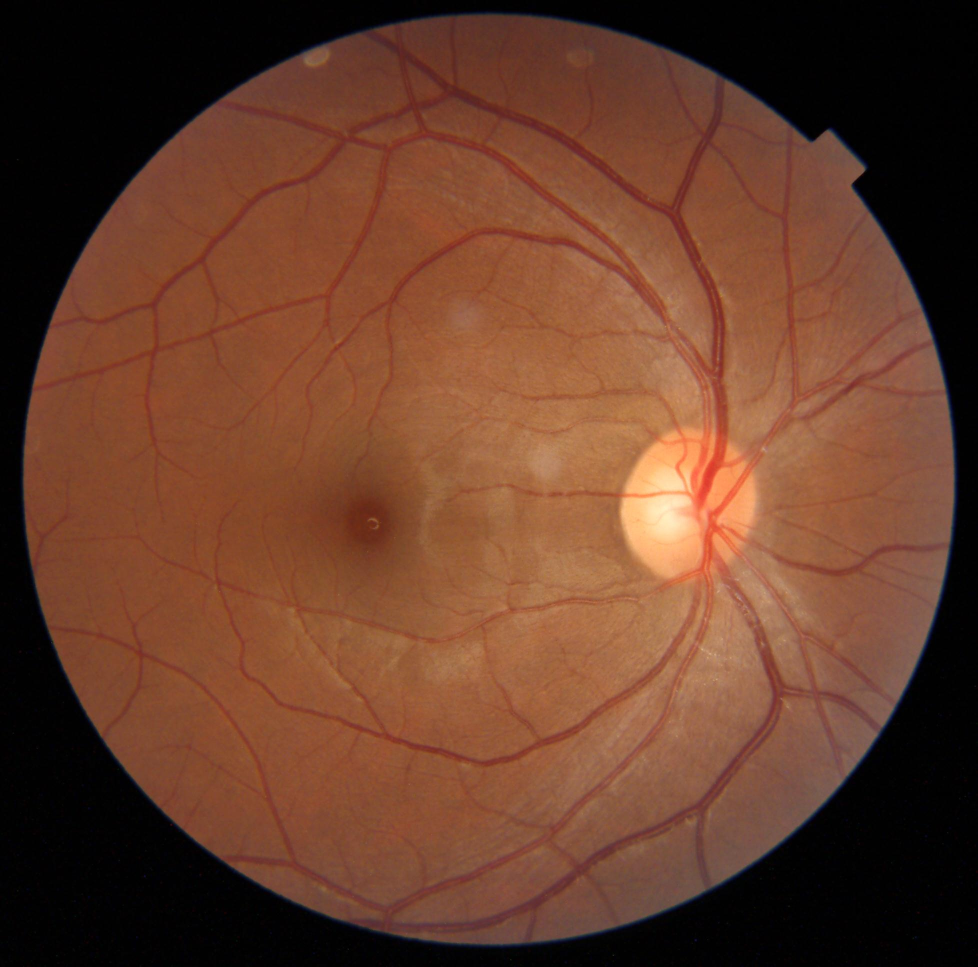
#> input picture Sidra_SHJTU/01/{6FD932E0-E140-4464-AFDE-4D0F0C2E4D3D}.jpg, 1956 x 1934 px (shown at 1/2 size); its folder holds 4 pictures in this run
$ python '1D registration.py'   (older library calls are emulated)
#> lines starting #> are read from the running program, lines starting #| are printed output that depends on the picture; after the words box and inside, x2 and y2 are one past the last pixel; in counts of white or black regions, pixels touching at a corner belong together
### image_preprocessing.py
import cv2
import numpy as np
from Hilditch import hilditch
from vesselExtract import vessel_extract_api
import queue
'''
CRZ:
For image preprocessing, image registration.'''

# [137 lines left out: functions get_minutiae_values, smooth_image, get_mask, not called in this run]

def crop_mask_image(img,padding=25):
    mask_path = 'trashbin/mask.jpg'
    #mask = cv2.imread(mask_path,cv2.IMREAD_GRAYSCALE)
    diameter = 1650
    radius = int(1650/2)
    height,width  =img.shape[:2]
    center = (int(width/2),int(height/2))
    pad_size=radius + padding
    crop_img = img[center[1]-pad_size:center[1]+pad_size, center[0]-pad_size:center[0]+pad_size]
    mask = np.zeros(crop_img.shape, np.uint8)

    center = (radius+padding,radius+padding)
    cv2.circle(mask, center, radius, color=(255,255,255), thickness=-1)
    r_img=cv2.add(crop_img, np.zeros(np.shape(crop_img), dtype=np.uint8), mask=mask)

    return r_img


IMG_SIZE_MACRO=(384,384)
# [12 lines left out: function image_preprocess, not called in this run]

def image_preprocess_display(img):
    #split channels, grab green channel only.
    b, g, r = cv2.split(img)
    ratio = g.shape[0]/g.shape[1]
    img0 = cv2.resize(g, (int(1736*ratio),1736 ), interpolation=cv2.INTER_AREA)
    img0 = crop_mask_image(img0)
    img0 = cv2.resize(img0,IMG_SIZE_MACRO,interpolation=cv2.INTER_AREA)
    return img0

# [13 lines left out: functions image_thinning, read_image_and_preprocess, not called in this run]

def retina_registration(imgs):
    '''TODO: registration for retina images.'''
    pass

# [4 lines that do not run on import are left out]

### vesselExtract.py
from __future__ import print_function

from multiprocessing.pool import ThreadPool

import cv2
import numpy as np
import matplotlib.pyplot as plt
import pylab as pl


# [4 lines left out: function showImg, not called in this run]


def homofilter(I):
    I = np.double(I)
    m, n = I.shape
    rL = 0.5
    rH = 2
    c = 2
    d0 = 20
    I1 = np.log(I + 1)
    FI = np.fft.fft2(I1)
    n1 = np.floor(m / 2)
    n2 = np.floor(n / 2)
    D = np.zeros((m, n))
    H = np.zeros((m, n))
    for i in range(m):
        for j in range(n):
            D[i, j] = ((i - n1) ** 2 + (j - n2) ** 2)
            H[i, j] = (rH - rL) * (np.exp(c * (-D[i, j] / (d0 ** 2)))) + rL
    I2 = np.fft.ifft2(H * FI)
    I3 = np.real(np.exp(I2) - 1)
    I4 = I3 - np.min(I3)
    I4 = I4 / np.max(I4) * 255
    dstImg = np.uint8(I4)
    return dstImg


# [16 lines left out: function gaborfilter, not called in this run]


def process(img, filters):
    accum = np.zeros_like(img)
    for kern in filters:
        fimg = cv2.filter2D(img, cv2.CV_8U, kern, borderType=cv2.BORDER_REPLICATE)
        np.maximum(accum, fimg, accum)
    return accum


# [36 lines left out: functions process_threaded, getGabor, build_filters, not called in this run]


def print_gabor(filters):
    for i in range(len(filters)):
        showImg(str(i), filters[i])


# [6 lines left out: function reverse_image, not called in this run]


def pass_mask(mask, img):
    # qwe = reverse_image(img)
    qwe = img.copy()
    for i in range(mask.shape[0]):
        for j in range(mask.shape[1]):
            if mask[i][j] == 0:
                qwe[i][j] = 0
    # asd = cv2.filter2D(qwe, cv2.CV_8U, mask)
    return qwe


# [28 lines left out: functions showKern, calcDice, not called in this run]


def adjust_gamma(imgs, gamma=1.0):
    # assert (len(imgs.shape)==4)  #4D arrays
    # assert (imgs.shape[1]==1)  #check the channel is 1
    # build a lookup table mapping the pixel values [0, 255] to
    # their adjusted gamma values
    invGamma = 1.0 / gamma
    table = np.array([((i / 255.0) ** invGamma) * 255 for i in np.arange(0, 256)]).astype("uint8")
    # apply gamma correction using the lookup table
    new_imgs = np.zeros_like(imgs)
    for i in range(imgs.shape[0]):
        for j in range(imgs.shape[1]):
            new_imgs[i, j] = cv2.LUT(np.array(imgs[i, j], dtype=np.uint8), table)
    return new_imgs


def build_filters2(sigma=1, YLength=10):
    filters = []
    widthOfTheKernel = np.ceil(np.sqrt((6 * np.ceil(sigma) + 1) ** 2 + YLength ** 2))
    if np.mod(widthOfTheKernel, 2) == 0:
        widthOfTheKernel = widthOfTheKernel + 1
    widthOfTheKernel = int(widthOfTheKernel)
    # print(widthOfTheKernel)
    for theta in np.arange(0, np.pi, np.pi / 16):
        # theta = np.pi/4
        matchFilterKernel = np.zeros((widthOfTheKernel, widthOfTheKernel), dtype=np.float)
        for x in range(widthOfTheKernel):
            for y in range(widthOfTheKernel):
                halfLength = (widthOfTheKernel - 1) / 2
                x_ = (x - halfLength) * np.cos(theta) + (y - halfLength) * np.sin(theta)
                y_ = -(x - halfLength) * np.sin(theta) + (y - halfLength) * np.cos(theta)
                if abs(x_) > 3 * np.ceil(sigma):
                    matchFilterKernel[x][y] = 0
                elif abs(y_) > (YLength - 1) / 2:
                    matchFilterKernel[x][y] = 0
                else:
                    matchFilterKernel[x][y] = -np.exp(-.5 * (x_ / sigma) ** 2) / (np.sqrt(2 * np.pi) * sigma)
        m = 0.0
        for i in range(matchFilterKernel.shape[0]):
            for j in range(matchFilterKernel.shape[1]):
                if matchFilterKernel[i][j] < 0:
                    m = m + 1
        mean = np.sum(matchFilterKernel) / m
        for i in range(matchFilterKernel.shape[0]):
            for j in range(matchFilterKernel.shape[1]):
                if matchFilterKernel[i][j] < 0:
                    matchFilterKernel[i][j] = matchFilterKernel[i][j] - mean
        filters.append(matchFilterKernel)

    return filters


def Z_ScoreNormalization(x, mu, sigma):
    x = (x - mu) / sigma
    return x


def sigmoid(X):
    return 1.0 / (1 + np.exp(-float(X)))


# [11 lines left out: function Normalize, not called in this run]


def grayStretch(img, m=60.0 / 255, e=8.0):
    k = np.zeros(img.shape, np.float)
    ans = np.zeros(img.shape, np.float)
    mx = np.max(img)
    mn = np.min(img)
    for i in range(img.shape[0]):
        for j in range(img.shape[1]):
            k[i][j] = (float(img[i][j]) - mn) / (mx - mn)
    eps = 0.01
    for i in range(img.shape[0]):
        for j in range(img.shape[1]):
            ans[i][j] = 1 / (1 + (m / (k[i][j] + eps)) ** e) * 255
    ans = np.array(ans, np.uint8)
    return ans


# [53 lines left out: function vesselsExtract, not called in this run]

def vessel_extract_api(origrayImg):
    # 提取掩膜
    ret0, th0 = cv2.threshold(origrayImg, 30, 255, cv2.THRESH_BINARY)
    mask = cv2.erode(th0, np.ones((7, 7), np.uint8))

    # 高斯滤波
    blurImg = cv2.GaussianBlur(origrayImg, (11, 11), 0)

    # HE
    heImg = cv2.equalizeHist(blurImg)

    # CLAHE 光均衡化+对比度增强
    clahe = cv2.createCLAHE(clipLimit=2, tileGridSize=(10, 10))
    claheImg = clahe.apply(blurImg)

    # 同态滤波 光均衡化
    homoImg = homofilter(blurImg)

    preMFImg = adjust_gamma(claheImg, gamma=1.5)
    filters = build_filters2(sigma=1, YLength=10)
    # showKern(filters)
    gaussMFImg = process(preMFImg, filters)
    gaussMFImg_mask = pass_mask(mask, gaussMFImg)
    grayStretchImg = grayStretch(gaussMFImg_mask, m=30.0 / 255, e=8)

    # 二值化
    ret1, th1 = cv2.threshold(grayStretchImg, 30, 255, cv2.THRESH_OTSU)
    kernel = np.ones((2,2), np.uint8)
    th1 = cv2.dilate(th1,kernel)
    # th1 = cv2.morphologyEx(th1, cv2.MORPH_CLOSE, np.ones((3,3)))
    predictImg = th1.copy()

    return predictImg

# [2 lines that do not run on import are left out]

### trashbin/1D registration.py
import numpy as np
import matplotlib.pyplot as plt
import cv2 as cv2
from image_preprocessing import image_preprocess_display,vessel_extract_api

def get_yellow_spot(img):
    binaryThreshold = 0.2
    imgGray = img.copy()
    imgx = imgGray.shape[0]
    imgy = imgGray.shape[1]
    if imgx > imgy:
        imgr = imgy / 2
    else:
        imgr = imgx / 2

    for i in range(imgx):
        for j in range(imgy):
            if imgGray[i][j] < 5:
                imgGray[i][j] = 255
    imgGray = imgGray.astype(np.uint8)

    clahe = cv2.createCLAHE(clipLimit=8, tileGridSize=(8, 8))
    imgCLAHE = clahe.apply(imgGray)

    #cv2.imwrite('imgCLAHE.jpg', imgCLAHE)

    minValue = np.min(imgCLAHE)
    maxValue = np.max(imgCLAHE)
    imgBinary = imgCLAHE > (binaryThreshold * (maxValue - minValue) + minValue)
    imgBinary = imgBinary * maxValue
    imgBinary = imgBinary.astype(np.uint8)

    #cv2.imwrite('imgBinary.jpg', imgBinary)

    kernel = np.ones((8, 8), np.uint8)
    imgDilate = cv2.dilate(imgBinary, kernel)
    imgErode = cv2.erode(imgDilate, kernel)

    # [21 lines of commented-out code are left out]

    allNum = 0
    allX = 0
    allY = 0
    for i in range(imgx):
        for j in range(imgy):
            if imgErode[i][j] == 0:
                allX = allX + i
                allY = allY + j
                allNum = allNum + 1

    centerX = allX / allNum
    centerY = allY / allNum
    return np.array([centerX, centerY])

def get_optic_disk(img):
    binaryThreshold = 0.8

    imgGray = img.copy()
    imgx = imgGray.shape[0]
    imgy = imgGray.shape[1]
    if imgx > imgy:
        imgr = imgy / 2
    else:
        imgr = imgx / 2

    # [4 lines of commented-out code are left out]
    imgGray = imgGray.astype(np.uint8)

    # cv2.imwrite('imgGray.jpg', imgGray)

    clahe = cv2.createCLAHE(clipLimit=8, tileGridSize=(8, 8))
    imgCLAHE = clahe.apply(imgGray)

    # cv2.imwrite('imgCLAHE.jpg', imgCLAHE)

    minValue = np.min(imgCLAHE)
    maxValue = np.max(imgCLAHE)
    imgBinary = imgCLAHE < (binaryThreshold * (maxValue - minValue) + minValue)
    imgBinary = imgBinary * maxValue
    imgBinary = imgBinary.astype(np.uint8)

    # cv2.imwrite('imgBinary.jpg', imgBinary)

    kernel = np.ones((8, 8), np.uint8)
    imgDilate = cv2.dilate(imgBinary, kernel)
    imgErode = cv2.erode(imgDilate, kernel)

    # print(imgBinary)
    # print(imgErode)

    allNum = 0
    allX = 0
    allY = 0
    # [18 lines of commented-out code are left out]

    for i in range(imgx):
        for j in range(imgy):
            if imgErode[i][j] == 0:
                allX = allX + i
                allY = allY + j
                allNum = allNum + 1

    centerX = allX / allNum
    centerY = allY / allNum

    #cv2.imwrite('imgErode.jpg', imgErode)
    return np.array([centerX, centerY])


def makeborder(img,border_width = 100):
    return cv2.copyMakeBorder(img, border_width, border_width, border_width, border_width, cv2.BORDER_CONSTANT,
                              value=0)

def get_image_series(img):
    img_series = {}
    # no padding
    img_series['original'] = image_preprocess_display(img)

    # with padding
    img_series['original_padding'] = makeborder(img_series['original']).astype(np.uint8)
    img_series['mask'] = np.where(img_series['original_padding'] > 0, 1, 0).astype(np.uint8)
    img_series['importance'] = np.where(img_series['original_padding'] > 0, 1, 0).astype(np.uint8)
    img_series['vessel_mask'] = makeborder(vessel_extract_api(img_series['original'])).astype(np.uint8)
    # img_series['sk_vessel_mask'] = opencv2skimage(img_series['vessel_mask'])
    # blur_base = cv2.GaussianBlur(img_series['vessel_mask'], (15, 15), 0).astype(np.uint8)
    # blur_base[img_series['vessel_mask']>0]=255
    # img_series['vessel_mask_blur'] = blur_base
    return img_series

def get_aligned_image(img):
    yellow_spot = get_yellow_spot(img)
    optic_disk = get_optic_disk(img)

    img_display = cv2.cvtColor(img,cv2.COLOR_GRAY2BGR)
    cv2.circle(img_display,center=(int(yellow_spot[1]),int(yellow_spot[0])), radius=5,color=(0,255,255))
    cv2.circle(img_display, center=(int(optic_disk[1]),int(optic_disk[0])), radius=5,color=(255,0,0))

    cv2.namedWindow('Result', cv2.WINDOW_NORMAL)
    cv2.imshow('Result', img_display)
    cv2.waitKey(1)
    if cv2.waitKey(0) & 0xff == ord('c'):
        cv2.waitKey(1)

    new_center = (yellow_spot+optic_disk)/2
    old_center = np.array([img.shape[0]/2,img.shape[1]/2])

    transfrom_move =  old_center - new_center

    M = np.float32([[1, 0, transfrom_move[0]], [0, 1, transfrom_move[1]]])  # 10
    shifted = cv2.warpAffine(img, M,img.shape[:2])  # 11
    cv2.imshow('Result',shifted)
    cv2.waitKey(1)
    if cv2.waitKey(0) & 0xff == ord('c'):
        cv2.waitKey(1)

    vec = optic_disk - yellow_spot
    distance = np.linalg.norm(vec)
    standard_dist=150
    ratio = standard_dist/distance
    angle = -np.arctan(vec[0]/vec[1])*180/np.pi

    M1 = cv2.getRotationMatrix2D( (img.shape[1]/2,img.shape[0]/2), angle, ratio)
    # 第三个参数：变换后的图像大小
    res1 = cv2.warpAffine(img, M1,img.shape[:2])

    cv2.imshow('Result',res1)
    cv2.waitKey(1)
    if cv2.waitKey(0) & 0xff == ord('c'):
        cv2.waitKey(1)
    return res1


img1 = cv2.imread('../Sidra_SHJTU/01/{6FD932E0-E140-4464-AFDE-4D0F0C2E4D3D}.jpg')
#> img1 is the input picture: shape (1934, 1956, 3); mean B, G, R 42.3, 61.4, 103
img1_series = get_image_series(img1)
#> in crop_mask_image, `cv2.circle(mask, center, radius, color=(255,255,255), thickness=-1)`: mask: shape (1700, 1700); 74% white; 1 black region, box (x1, y1, x2, y2) and area: (0, 0, 1700, 1700) 751839
#> in vessel_extract_api, `ret0, th0 = cv2.threshold(origrayImg, 30, 255, cv2.THRESH_BINARY)`: th0: shape (384, 384); 73.7% white; 1 black region, box (x1, y1, x2, y2) and area: (0, 0, 384, 384) 38827
#> in vessel_extract_api, `mask = cv2.erode(th0, np.ones((7, 7), np.uint8))`: mask: shape (384, 384); 70.7% white; 1 black region, box (x1, y1, x2, y2) and area: (0, 0, 384, 384) 43243
#> after the loop in homofilter, `for i in range(m):`:
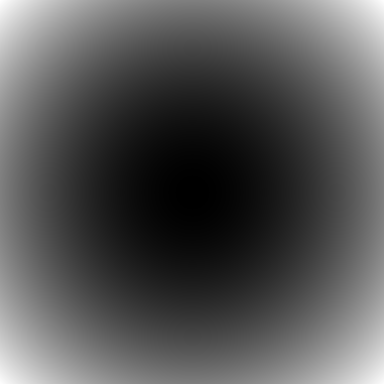
#> D: shape (384, 384) float64; min 0, max 73728, mean 24576.3; drawn with min black and max white
#> after the loop in adjust_gamma, `for i in range(imgs.shape[0]):`:
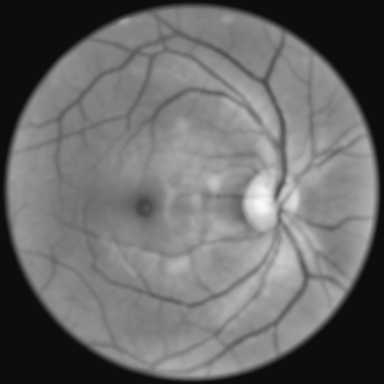
#> new_imgs: shape (384, 384); min 13, max 250, mean 106.1
#> after the loop in pass_mask, `for i in range(mask.shape[0]):`:
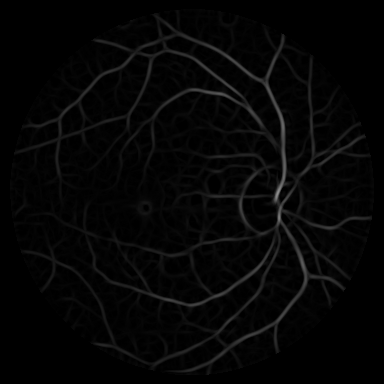
#> qwe: shape (384, 384); min 0, max 141, mean 5.1
#> in grayStretch, `k = np.zeros(img.shape, np.float)`: k: shape (384, 384) float64; every value is 0
#> in grayStretch, `mx = np.max(img)`: mx = 141
#> in grayStretch, `mn = np.min(img)`: mn = 0
#> in vessel_extract_api, `ret1, th1 = cv2.threshold(grayStretchImg, 30, 255, cv2.THRESH_OTSU)`:
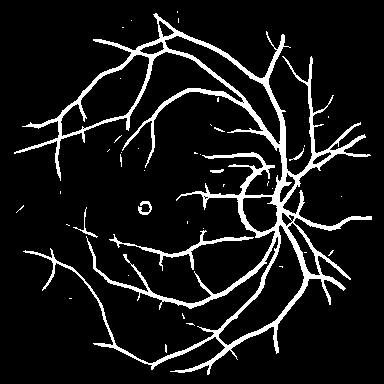
#> th1: shape (384, 384); 9.4% white; 41 white regions (34 under 20 px), largest, box (x1, y1, x2, y2) and area: (14, 13, 372, 375) 12721, (109, 230, 254, 271) 622, (138, 201, 152, 215) 95
#> in vessel_extract_api, `ret1, th1 = cv2.threshold(grayStretchImg, 30, 255, cv2.THRESH_OTSU)`: ret1 = 90
#> in vessel_extract_api, `kernel = np.ones((2,2), np.uint8)`: kernel = [[1, 1], [1, 1]]
#> in vessel_extract_api, `th1 = cv2.dilate(th1,kernel)`: th1: shape (384, 384); 12.8% white; 31 white regions (22 under 20 px), largest, box (x1, y1, x2, y2) and area: (14, 13, 373, 376) 18248, (138, 201, 153, 216) 143, (289, 145, 306, 162) 78
#> call 2 of makeborder, with border_width = 100
#> in makeborder (call 2), `return cv2.copyMakeBorder(img, border_width, border_width, border_widt..`:
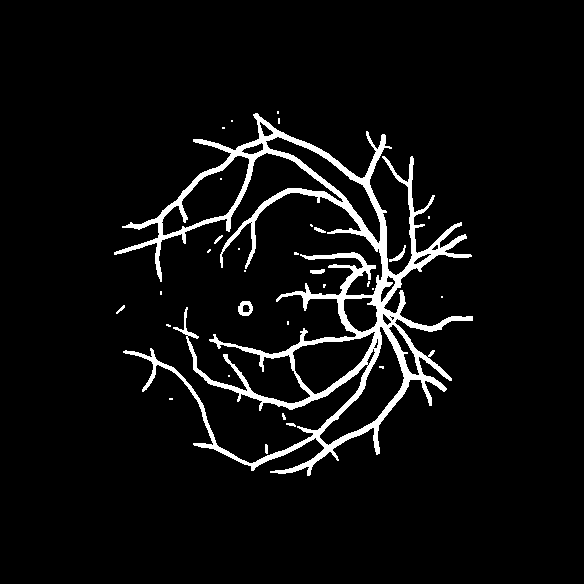
#> returned value: shape (584, 584); 5.5% white; 31 white regions (22 under 20 px), largest, box (x1, y1, x2, y2) and area: (114, 113, 473, 476) 18248, (238, 301, 253, 316) 143, (389, 245, 406, 262) 78
#> img1_series = 5 items

img2 = cv2.imread('../Sidra_SHJTU/01/{A8A04672-8251-4A5E-B504-5DAEA352708F}.jpg')
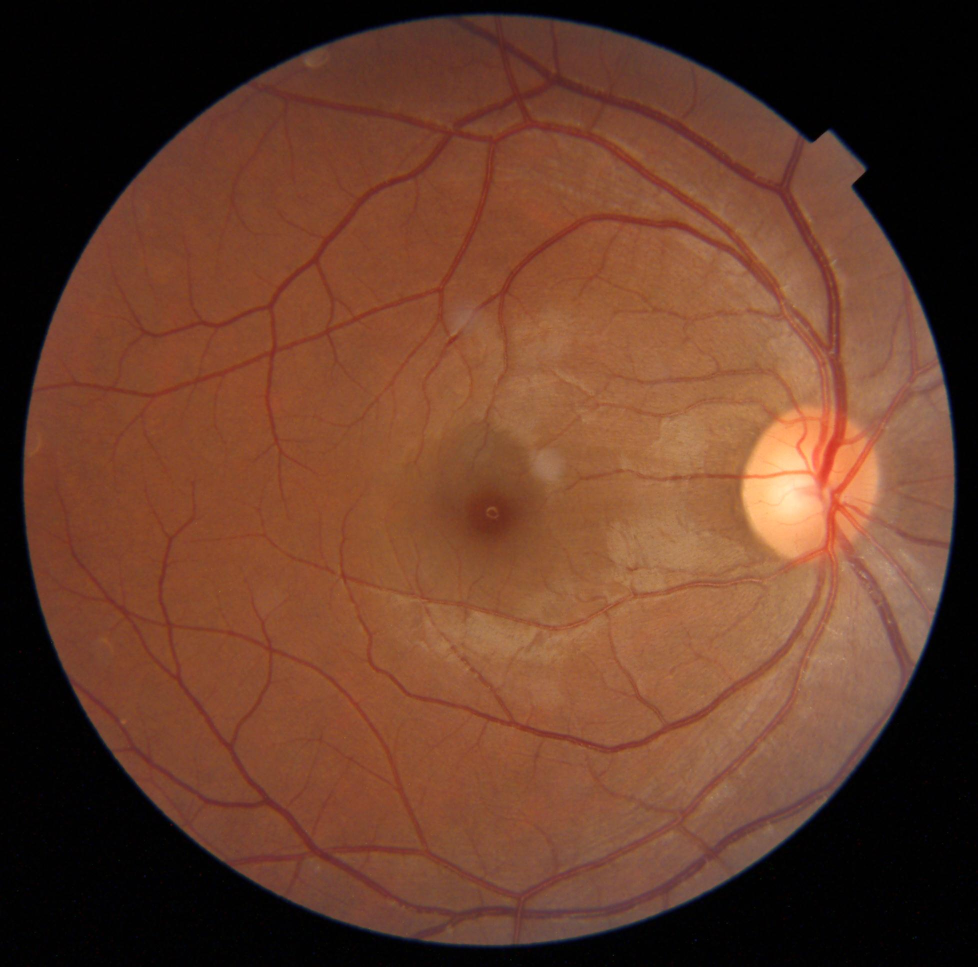
#> input picture Sidra_SHJTU/01/{A8A04672-8251-4A5E-B504-5DAEA352708F}.jpg, 1956 x 1934 px (shown at 1/2 size)
#> img2 is the input picture: shape (1934, 1956, 3); mean B, G, R 41.7, 60.6, 102.1
img2_series = get_image_series(img2)
#> in crop_mask_image (call 2), `mask = np.zeros(crop_img.shape, np.uint8)`: mask: shape (1700, 1700); every value is 0
#> in vessel_extract_api (call 2), `ret0, th0 = cv2.threshold(origrayImg, 30, 255, cv2.THRESH_BINARY)`: th0: shape (384, 384); 73.7% white; 1 black region, box (x1, y1, x2, y2) and area: (0, 0, 384, 384) 38802
#> in vessel_extract_api (call 2), `mask = cv2.erode(th0, np.ones((7, 7), np.uint8))`:
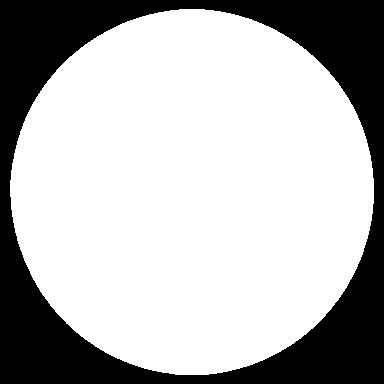
#> mask: shape (384, 384); 70.7% white; 1 black region, box (x1, y1, x2, y2) and area: (0, 0, 384, 384) 43219
#> the loop in build_filters2 (call 2), `for theta in np.arange(0, np.pi, np.pi / 16):` made 16 passes
#> (theta, mean) on passes 2 to 13: (0.196, -0.171), (0.393, -0.163), (0.589, -0.174), (0.785, -0.156), (0.982, -0.174), (1.18, -0.163), (1.37, -0.171), (1.57, -0.147), (1.77, -0.171), (1.96, -0.163), (2.16, -0.174), (2.36, -0.156)
#> mean on pass 1: -0.143
#> in vessel_extract_api (call 2), `filters = build_filters2(sigma=1, YLength=10)`: filters = 16 items
#> the loop in process (call 2), `for kern in filters:` made 16 passes
#> in vessel_extract_api (call 2), `ret1, th1 = cv2.threshold(grayStretchImg, 30, 255, cv2.THRESH_OTSU)`: ret1 = 100
#> img2_series = 5 items

img1_aligned = get_aligned_image(img1_series['original_padding'])
#> in get_yellow_spot, `minValue = np.min(imgCLAHE)`: minValue = 3
#> in get_yellow_spot, `maxValue = np.max(imgCLAHE)`: maxValue = 255
#> in get_aligned_image, `yellow_spot = get_yellow_spot(img)`: yellow_spot = [305.9, 239.7]
#> in get_optic_disk, `minValue = np.min(imgCLAHE)`: minValue = 3
#> in get_optic_disk, `maxValue = np.max(imgCLAHE)`: maxValue = 254
#> in get_aligned_image, `optic_disk = get_optic_disk(img)`: optic_disk = [301, 358.4]
#> (key Esc is pressed here)
#> in get_aligned_image, `new_center = (yellow_spot+optic_disk)/2`: new_center = [303.5, 299.1]
#> in get_aligned_image, `old_center = np.array([img.shape[0]/2,img.shape[1]/2])`: old_center = [292, 292]
#> in get_aligned_image, `transfrom_move =  old_center - new_center`: transfrom_move = [-11.45, -7.08]
#> in get_aligned_image, `M = np.float32([[1, 0, transfrom_move[0]], [0, 1, transfrom_move[1]]])`: M = [[1, 0, -11.45], [0, 1, -7.08]]
#> (key Esc is pressed here)
#> in get_aligned_image, `vec = optic_disk - yellow_spot`: vec = [-4.97, 118.7]
#> in get_aligned_image, `distance = np.linalg.norm(vec)`: distance = 118.8
#> in get_aligned_image, `ratio = standard_dist/distance`: ratio = 1.26
#> in get_aligned_image, `angle = -np.arctan(vec[0]/vec[1])*180/np.pi`: angle = 2.4
#> in get_aligned_image, `M1 = cv2.getRotationMatrix2D( (img.shape[1]/2,img.shape[0]/2), angle, ..`: M1 = [[1.26, 0.0528, -91.85], [-0.0528, 1.26, -60.99]]
#> (key Esc is pressed here)
img2_aligned = get_aligned_image(img2_series['original_padding'])
#> (key Enter is pressed here)
#> (key Enter is pressed here)
#> (key Enter is pressed here)

blend = (0.5* img1_aligned+0.5 *img2_aligned).astype(np.uint8)
cv2.namedWindow('Result', cv2.WINDOW_NORMAL)
cv2.imshow('Result', blend)
cv2.waitKey(1)
if cv2.waitKey(0) & 0xff == ord('c'):
#> (key Esc is pressed here)
    cv2.waitKey(1)
